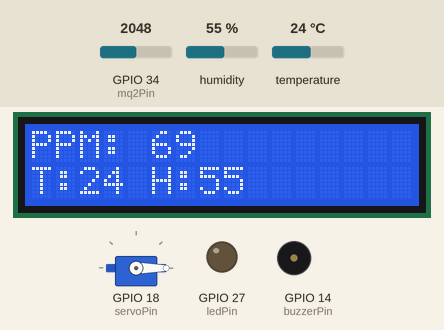
The sketch below on a simulated ESP32. Parts: 16×2 character LCD, servo, output pins drawn as LEDs (lit = HIGH), buzzer (waves = sounding, pin HIGH). The test bench sets the inputs (shaded band); at power-on: GPIO 34 (mq2Pin) = 2048, humidity 55 %, temperature 24 °C. WiFi joins after 1.5 s; servers stay silent unless stated; what the sketch prints to the serial monitor is not drawn.

Above: at 5.0 s.
5.1 s: GPIO 34 (mq2Pin) set to 2678
At 7.1 s:
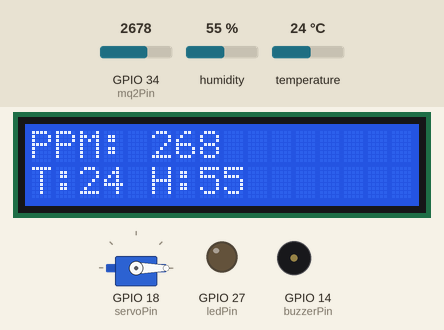
7.8 s: GPIO 34 (mq2Pin) set to 2793
At 8.6 s:
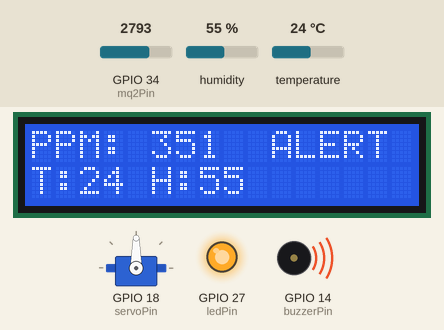
10.5 s: humidity set to 22 %
At 12.8 s:
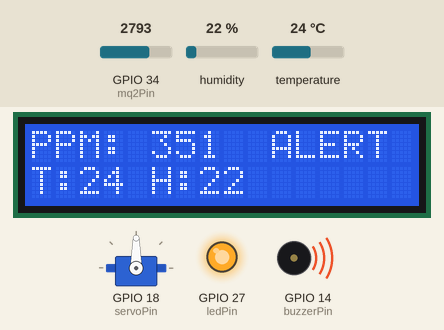
13.5 s: temperature set to 12 °C
At 15.4 s:
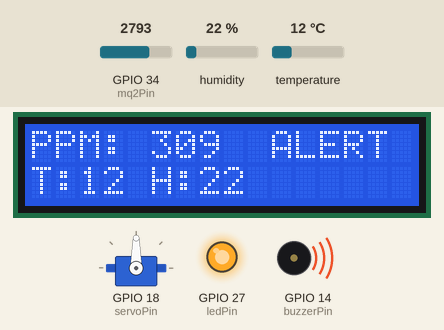
16.2 s: GPIO 34 (mq2Pin) set to 2047
At 19.4 s:
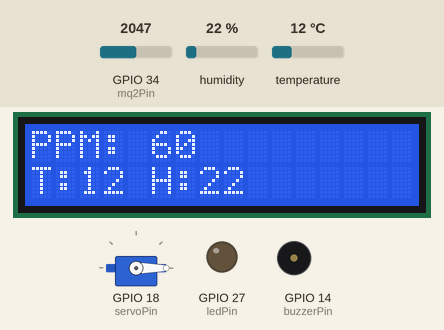
22.1 s: humidity set to 40 %
At 23.0 s:
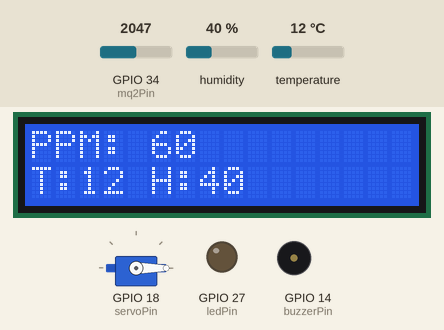
Timing chart, 0 to 25.1 s (numbered marks = the images above; inputs shaded):
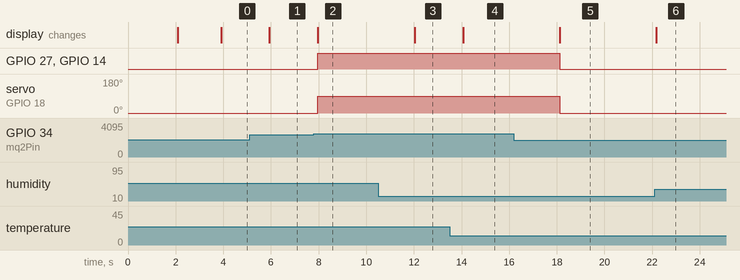

The sketch:

gasleak_esp.ino
```cpp
#include <Wire.h>
#include <LiquidCrystal_I2C.h>
#include <Servo.h>
#include <WiFi.h>
#include <BlynkSimpleEsp32.h>
#include <DHT.h>

// ----- BLYNK SETUP -----
#define BLYNK_TEMPLATE_ID "TMPL63gfXiBWP"
#define BLYNK_TEMPLATE_NAME "Gas Leak Detector"
#define BLYNK_AUTH_TOKEN "Your Auth Token"

char ssid[] = "YourWiFiName";
char pass[] = "YourWiFiPassword";

// ----- PIN SETUP -----
const int mq2Pin = 34;       // Updated: GPIO34 for MQ2 analog input
const int buzzerPin = 14;
const int ledPin = 27;
const int servoPin = 18;
const int dhtPin = 4;        // DHT22 data pin

LiquidCrystal_I2C lcd(0x27, 16, 2);
Servo gasValveServo;
DHT dht(dhtPin, DHT22);

// ----- MQ2 Calibration -----
const float R0 = 15.36;
const float RL = 5.0;
const int thresholdPPM = 300;

bool gasShutOff = false;

void setup() {
  Serial.begin(115200);

  pinMode(buzzerPin, OUTPUT);
  pinMode(ledPin, OUTPUT);
  digitalWrite(buzzerPin, LOW);
  digitalWrite(ledPin, LOW);

  lcd.begin(16, 2);
  lcd.backlight();
  lcd.setCursor(0, 0);
  lcd.print("MQ-2 + DHT22 Init");
  delay(2000);
  lcd.clear();

  gasValveServo.attach(servoPin);
  gasValveServo.write(0); // gas ON

  dht.begin();
  Blynk.begin(BLYNK_AUTH_TOKEN, ssid, pass);
}

void loop() {
  Blynk.run();

  // --- Sensor Readings ---
  float temp = dht.readTemperature();
  float hum = dht.readHumidity();

  int sensorValue = analogRead(mq2Pin);
  float voltage = sensorValue * (3.3 / 4095.0); // 12-bit ADC
  float sensorRs = RL * (3.3 - voltage) / voltage;
  float ratio = sensorRs / R0;

  float m = -0.47;
  float b = 0.38;
  float ppm = pow(10, (log10(ratio) - b) / m);

  // --- Numerical Compensation ---
  float correctedPPM = ppm;
  if (!isnan(temp)) {
    correctedPPM = ppm * (1 + (temp - 25.0) * 0.01);  // ±1%/°C correction
  }

  // --- Debug Output ---
  Serial.print("Temp: "); Serial.print(temp);
  Serial.print(" Hum: "); Serial.print(hum);
  Serial.print(" Raw PPM: "); Serial.print(ppm);
  Serial.print(" Corrected PPM: "); Serial.println(correctedPPM);

  // --- LCD Output ---
  lcd.clear();
  lcd.setCursor(0, 0);
  lcd.print("PPM: "); lcd.print((int)correctedPPM);
  lcd.setCursor(0, 1);
  lcd.print("T:"); lcd.print((int)temp); lcd.print(" H:"); lcd.print((int)hum);

  // --- Alert Logic ---
  if (correctedPPM > thresholdPPM) {
    digitalWrite(buzzerPin, HIGH);
    digitalWrite(ledPin, HIGH);
    lcd.setCursor(10, 0);
    lcd.print("ALERT");

    if (!gasShutOff) {
      gasValveServo.write(90); // close gas
      Blynk.logEvent("gas_alert", "High gas concentration!");
      gasShutOff = true;
    }
  } else {
    digitalWrite(buzzerPin, LOW);
    digitalWrite(ledPin, LOW);
    gasValveServo.write(0); // gas ON
    gasShutOff = false;
  }

  delay(2000);
}
```

Measured:
- the behaviour switches between 2725 and 2726 on GPIO 34 (mq2Pin) (found by bisection; images 1 and 2)
- after the input at 5.1 s, the display: changes after 0.84 s (image 1)
- after the input at 7.8 s, GPIO 27 (ledPin), GPIO 14 (buzzerPin): LOW → HIGH after 0.16 s; servo on GPIO 18 (servoPin): 0° → 90° after 0.17 s; the display: changes after 0.17 s (image 2)
- after the input at 10.5 s, the display: changes after 1.5 s (image 3)
- after the input at 13.5 s, the display: changes after 0.56 s (image 4)
- after the input at 16.2 s, GPIO 27 (ledPin), GPIO 14 (buzzerPin): HIGH → LOW after 1.9 s; servo on GPIO 18 (servoPin): 90° → 0° after 1.9 s; the display: changes after 1.9 s (image 5)
- after the input at 22.1 s, the display: changes after 0.07 s (image 6)
